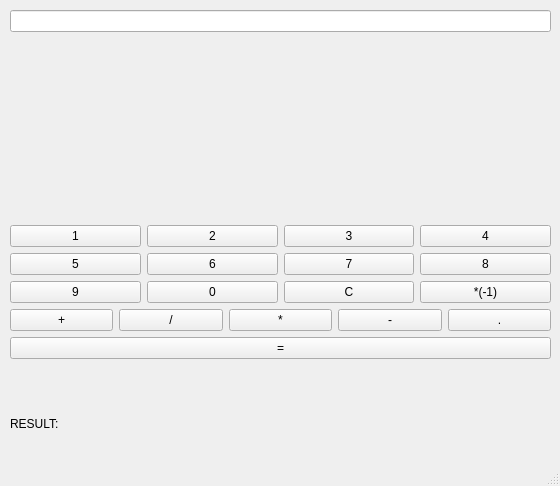
<?xml version="1.0" encoding="UTF-8"?>
<ui version="4.0">
 <class>MainWindow</class>
 <widget class="QMainWindow" name="MainWindow">
  <property name="geometry">
   <rect>
    <x>0</x>
    <y>0</y>
    <width>560</width>
    <height>486</height>
   </rect>
  </property>
  <property name="windowTitle">
   <string>MainWindow</string>
  </property>
  <widget class="QWidget" name="centralwidget">
   <widget class="QWidget" name="verticalLayoutWidget_3">
    <property name="geometry">
     <rect>
      <x>10</x>
      <y>10</y>
      <width>541</width>
      <height>421</height>
     </rect>
    </property>
    <layout class="QVBoxLayout" name="verticalLayout_3">
     <item>
      <layout class="QVBoxLayout" name="verticalLayout_2">
       <item>
        <layout class="QHBoxLayout" name="horizontalLayout_3"/>
       </item>
       <item>
        <layout class="QHBoxLayout" name="horizontalLayout_4">
         <item>
          <widget class="QLineEdit" name="line"/>
         </item>
        </layout>
       </item>
       <item>
        <spacer name="verticalSpacer">
         <property name="orientation">
          <enum>Qt::Vertical</enum>
         </property>
         <property name="sizeHint" stdset="0">
          <size>
           <width>5</width>
           <height>40</height>
          </size>
         </property>
        </spacer>
       </item>
       <item>
        <layout class="QVBoxLayout" name="verticalLayout">
         <item>
          <layout class="QGridLayout" name="gridLayout">
           <item row="1" column="2">
            <widget class="QPushButton" name="pushButton_14">
             <property name="text">
              <string>7</string>
             </property>
            </widget>
           </item>
           <item row="0" column="0">
            <widget class="QPushButton" name="pushButton_7">
             <property name="text">
              <string>1</string>
             </property>
            </widget>
           </item>
           <item row="2" column="2">
            <widget class="QPushButton" name="pushButton_15">
             <property name="text">
              <string>C</string>
             </property>
            </widget>
           </item>
           <item row="2" column="3">
            <widget class="QPushButton" name="pushButton_6">
             <property name="text">
              <string>*(-1)</string>
             </property>
            </widget>
           </item>
           <item row="2" column="0">
            <widget class="QPushButton" name="pushButton_9">
             <property name="text">
              <string>9</string>
             </property>
            </widget>
           </item>
           <item row="1" column="0">
            <widget class="QPushButton" name="pushButton_8">
             <property name="text">
              <string>5</string>
             </property>
            </widget>
           </item>
           <item row="0" column="3">
            <widget class="QPushButton" name="pushButton_16">
             <property name="text">
              <string>4</string>
             </property>
            </widget>
           </item>
           <item row="0" column="1">
            <widget class="QPushButton" name="pushButton_10">
             <property name="text">
              <string>2</string>
             </property>
            </widget>
           </item>
           <item row="0" column="2">
            <widget class="QPushButton" name="pushButton_13">
             <property name="text">
              <string>3</string>
             </property>
            </widget>
           </item>
           <item row="2" column="1">
            <widget class="QPushButton" name="pushButton_12">
             <property name="text">
              <string>0</string>
             </property>
            </widget>
           </item>
           <item row="1" column="3">
            <widget class="QPushButton" name="pushButton_5">
             <property name="text">
              <string>8</string>
             </property>
            </widget>
           </item>
           <item row="1" column="1">
            <widget class="QPushButton" name="pushButton_11">
             <property name="text">
              <string>6</string>
             </property>
            </widget>
           </item>
          </layout>
         </item>
         <item>
          <layout class="QHBoxLayout" name="horizontalLayout_2">
           <item>
            <widget class="QPushButton" name="pushButton">
             <property name="text">
              <string>+</string>
             </property>
            </widget>
           </item>
           <item>
            <widget class="QPushButton" name="pushButton_4">
             <property name="text">
              <string>/</string>
             </property>
            </widget>
           </item>
           <item>
            <widget class="QPushButton" name="pushButton_3">
             <property name="text">
              <string>*</string>
             </property>
            </widget>
           </item>
           <item>
            <widget class="QPushButton" name="pushButton_2">
             <property name="text">
              <string>-</string>
             </property>
            </widget>
           </item>
           <item>
            <widget class="QPushButton" name="pushButton_18">
             <property name="text">
              <string>.</string>
             </property>
            </widget>
           </item>
          </layout>
         </item>
         <item>
          <widget class="QPushButton" name="pushButton_17">
           <property name="text">
            <string>=</string>
           </property>
          </widget>
         </item>
         <item>
          <spacer name="verticalSpacer_2">
           <property name="orientation">
            <enum>Qt::Vertical</enum>
           </property>
           <property name="sizeHint" stdset="0">
            <size>
             <width>20</width>
             <height>40</height>
            </size>
           </property>
          </spacer>
         </item>
        </layout>
       </item>
       <item>
        <layout class="QHBoxLayout" name="horizontalLayout_5">
         <item>
          <widget class="QLabel" name="label_3">
           <property name="text">
            <string>RESULT:</string>
           </property>
          </widget>
         </item>
         <item>
          <widget class="QLabel" name="result">
           <property name="text">
            <string/>
           </property>
          </widget>
         </item>
        </layout>
       </item>
      </layout>
     </item>
    </layout>
   </widget>
  </widget>
  <widget class="QMenuBar" name="menubar">
   <property name="geometry">
    <rect>
     <x>0</x>
     <y>0</y>
     <width>560</width>
     <height>22</height>
    </rect>
   </property>
  </widget>
  <widget class="QStatusBar" name="statusbar"/>
 </widget>
 <resources/>
 <connections/>
</ui>
